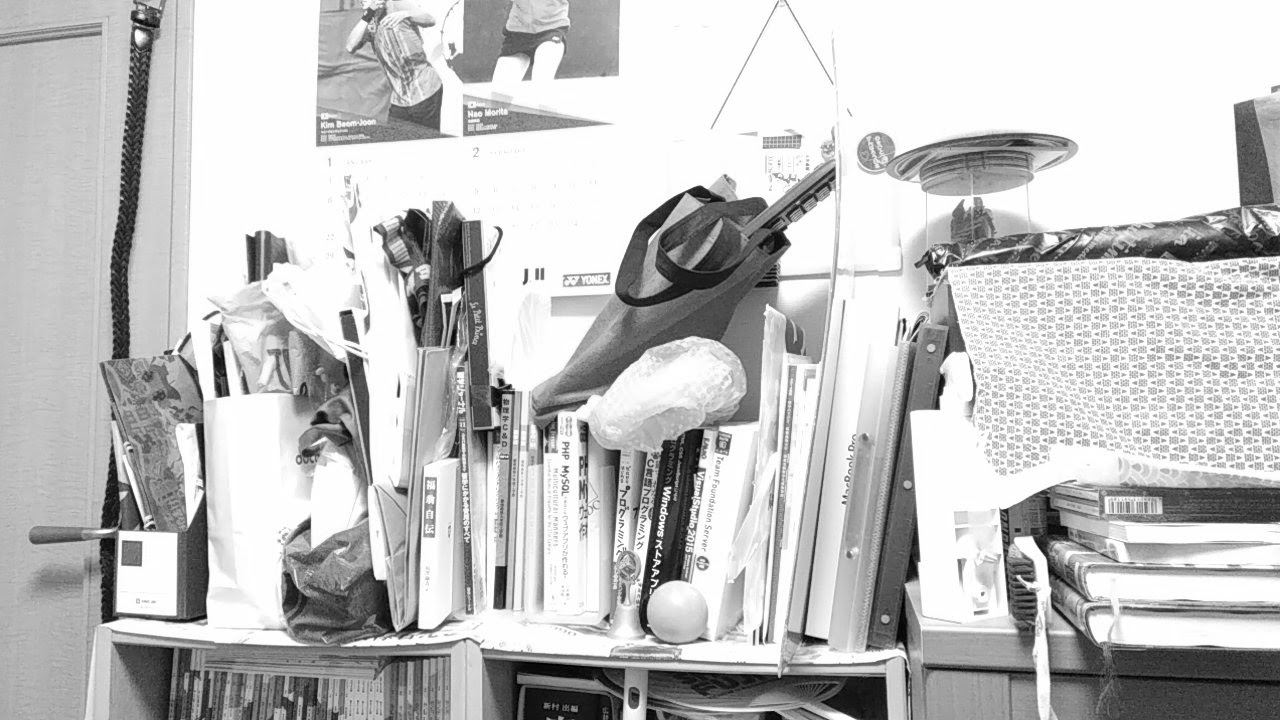
#> input picture report/img/hdr/hdr1.png, 1280 x 720 px, given in place of hdr1.jpg, which was not available
$ python importImage.py
#> lines starting #> are read from the running program, lines starting #| are printed output that depends on the picture; pictures that were not available may be replaced by others from this repository, and a replacement may not be noted
### mycvlib.py
#coding : utf-8

import numpy as np
import cv2
import matplotlib.pyplot as plt


def read_image(input_img_name):
    img = cv2.imread(input_img_name, 0)
    return img


def save_image(save_img, file_name):
    cv2.imwrite(file_name, save_img)


# [70 lines left out: functions show_image, gamma_translation, equalize_histgram, image_filtering, not called in this run]


#平滑化
def smoothed_filtering(input_img, output_img):
    smoothed_filter = np.array([[1, 1, 1], [1, 1, 1], [1, 1, 1]]) / 9
    image_filtering(smoothed_filter, input_img, output_img)


#微分
def diff_filtering(input_img, output_img):
    diff_filter = np.array([[0, 0, 0], [-1, 1, 0], [0, 0, 0]])
    image_filtering(diff_filter, input_img, output_img)
#鮮鋭化
# [124 lines left out: functions sharpened_filtering, edge_detection_filtering, median_filtering, median, bilateral_filtering, dither_halftone and 1 more, not called in this run]


#HDR画像合成
def HDR(input_img1, input_img2, input_img3, output_img):
    img_height = output_img.shape[0]
    img_width = output_img.shape[1]
    work = np.zeros((img_height, img_width))
    for i in range(img_height):
        for j in range(img_width):
            #単純合成
            work[i][j] = (input_img1[i][j] * 1.2 + input_img2[i][j] * 1.75 + input_img3[i][j] * 0.05) / 3
            if work[i][j] > 255:
                output_img[i][j] = 255
            elif work[i][j] < 0:
                output_img[i][j] = 0
            else:
                output_img[i][j] = int(work[i][j])


#射影変換
# [93 lines left out: functions homography_translation, point_translation, create_trans_matrix, read_point_set, not called in this run]

### importImage.py
#coding : utf-8

import numpy as np
import cv2
from mycvlib import *

# img = cv2.imread("spike.jpg", 0)
# save_image(img, "median_source.png")

img1 = cv2.imread("hdr1.jpg", 0)
#> img1 is the input picture: shape (720, 1280); min 0, max 255, mean 192.7
img2 = cv2.imread("hdr2.jpg", 0)
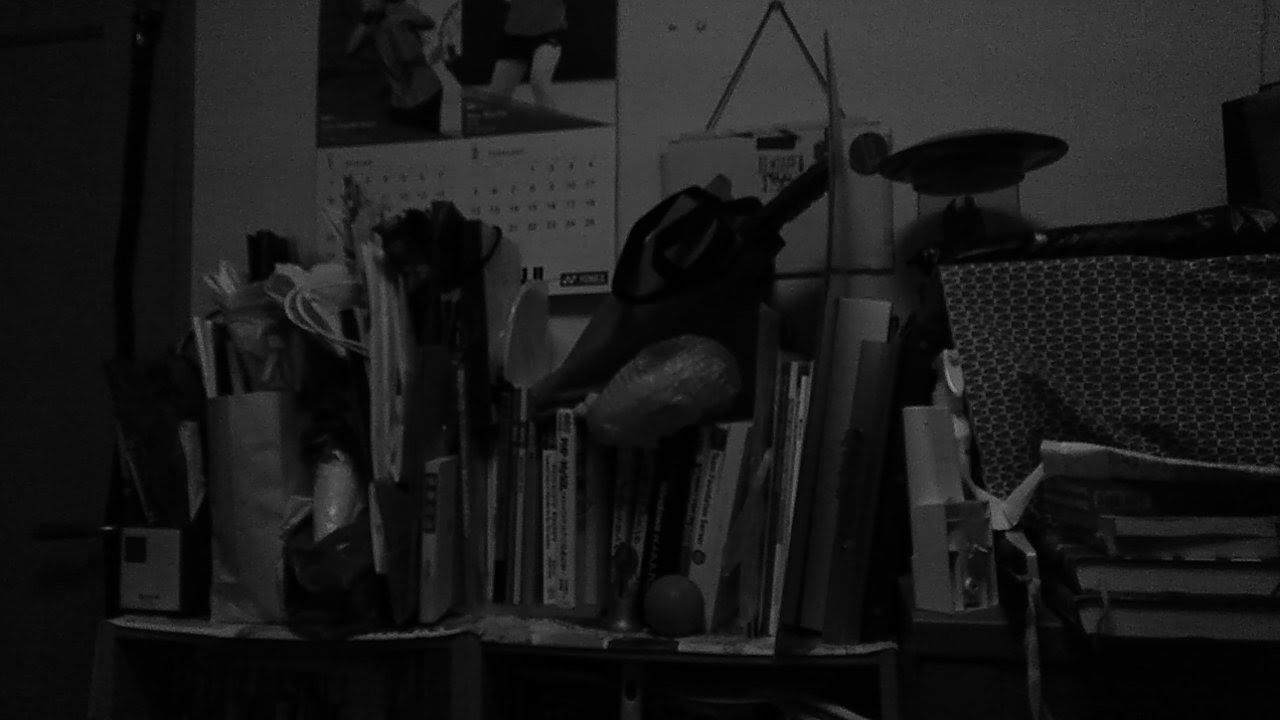
#> input picture report/img/hdr/hdr2.png, 1280 x 720 px, given in place of hdr2.jpg, which was not available
#> img2 is the input picture: shape (720, 1280); min 0, max 143, mean 26.3
img3 = cv2.imread("hdr3.jpg", 0)
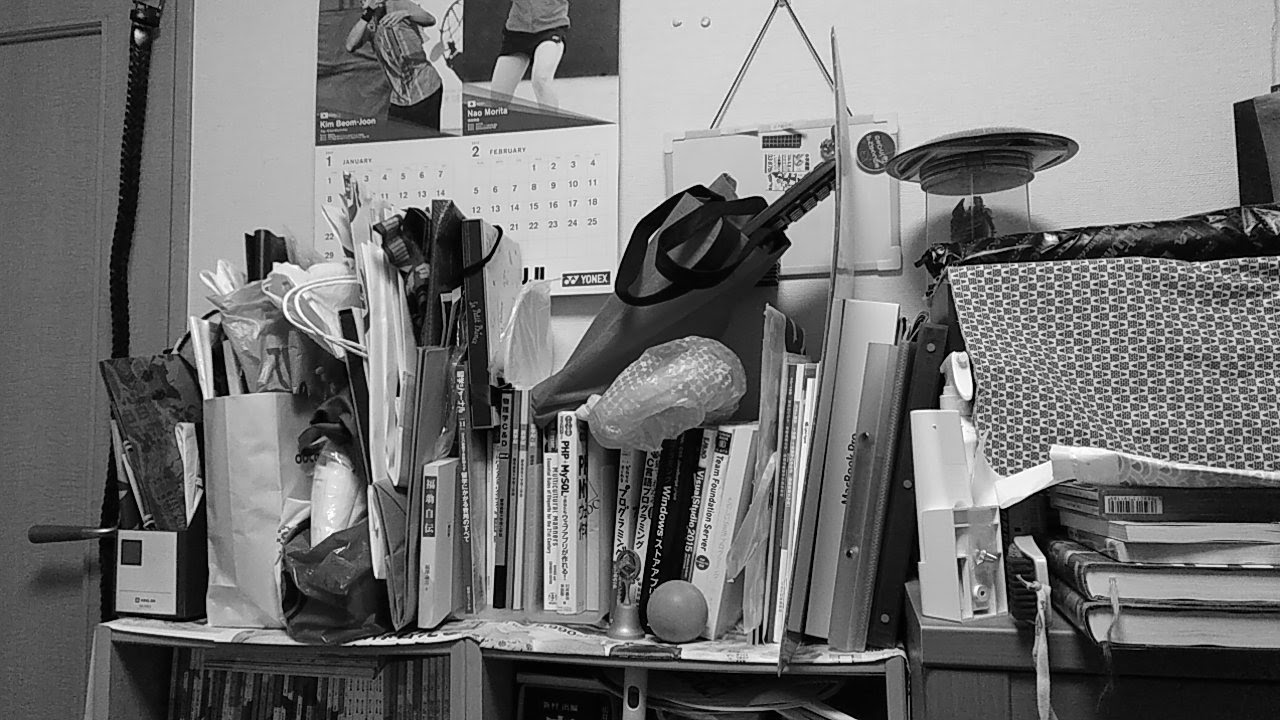
#> input picture report/img/hdr/hdr3.png, 1280 x 720 px, given in place of hdr3.jpg, which was not available
#> img3 is the input picture: shape (720, 1280); min 0, max 255, mean 115.9
#
# save_image(img1, "hdr1.png")
# save_image(img2, "hdr2.png")
# save_image(img3, "hdr3.png")

img_height = img1.shape[0]
#> img_height = 720
img_width = img1.shape[1]
#> img_width = 1280
print('width = ' + str(img_width) + 'px')
#| width = 1280px
print('height = ' + str(img_height) + 'px')
#| height = 720px
#処理画像フレーム生成
save_img = np.zeros((img_height, img_width))
HDR(img1, img2, img3, save_img)
#> after the loop in HDR, `for i in range(img_height):`:
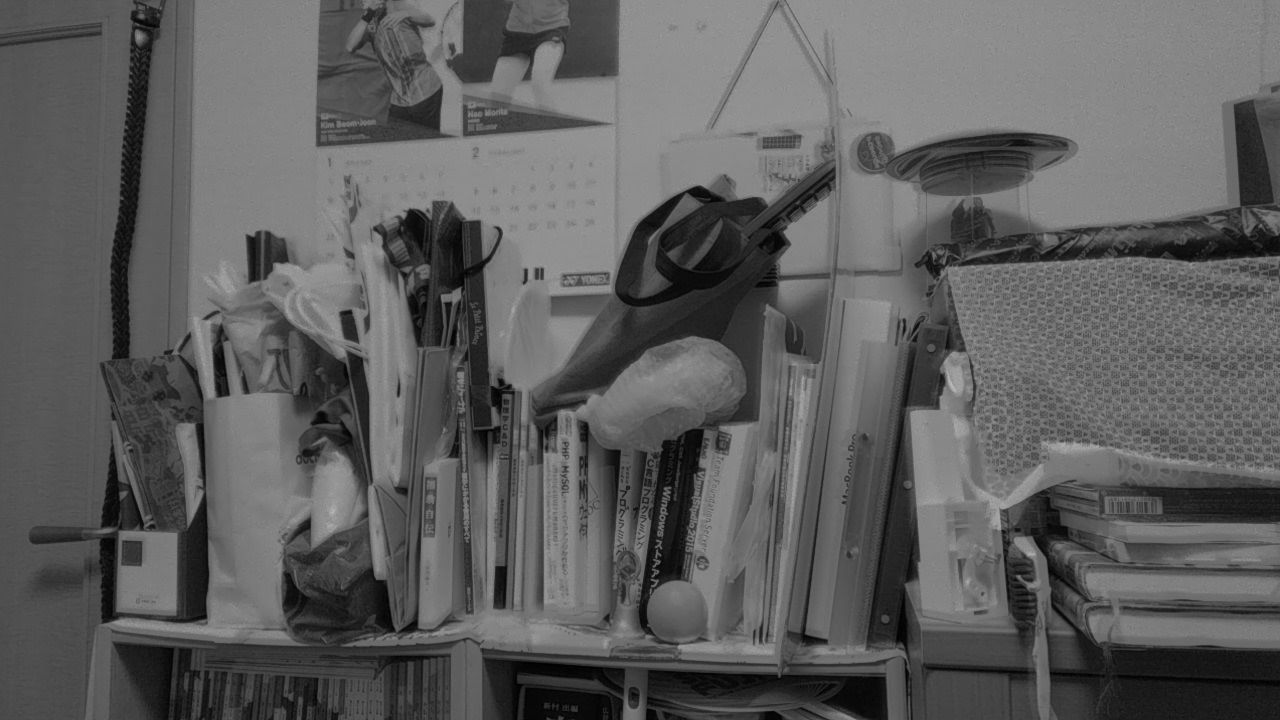
#> output_img: shape (720, 1280) float64; min 0, max 187, mean 93.8
#処理画像の保存
save_image(save_img, "HDRnon.png")
